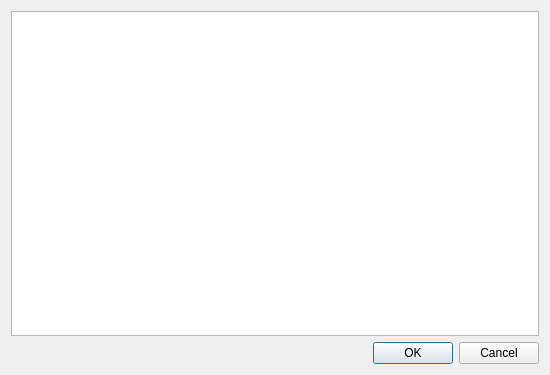
<?xml version="1.0" encoding="UTF-8"?>
<ui version="4.0">
 <class>ChooseProduct</class>
 <widget class="QDialog" name="ChooseProduct">
  <property name="geometry">
   <rect>
    <x>0</x>
    <y>0</y>
    <width>550</width>
    <height>375</height>
   </rect>
  </property>
  <property name="windowTitle">
   <string>Choisir un produit</string>
  </property>
  <layout class="QVBoxLayout" name="verticalLayout">
   <item>
    <widget class="QTableView" name="tableView">
     <property name="selectionMode">
      <enum>QAbstractItemView::SingleSelection</enum>
     </property>
     <property name="selectionBehavior">
      <enum>QAbstractItemView::SelectRows</enum>
     </property>
    </widget>
   </item>
   <item>
    <widget class="QDialogButtonBox" name="buttonBox">
     <property name="orientation">
      <enum>Qt::Horizontal</enum>
     </property>
     <property name="standardButtons">
      <set>QDialogButtonBox::Cancel|QDialogButtonBox::Ok</set>
     </property>
    </widget>
   </item>
  </layout>
 </widget>
 <resources/>
 <connections>
  <connection>
   <sender>buttonBox</sender>
   <signal>accepted()</signal>
   <receiver>ChooseProduct</receiver>
   <slot>accept()</slot>
   <hints>
    <hint type="sourcelabel">
     <x>248</x>
     <y>254</y>
    </hint>
    <hint type="destinationlabel">
     <x>157</x>
     <y>274</y>
    </hint>
   </hints>
  </connection>
  <connection>
   <sender>buttonBox</sender>
   <signal>rejected()</signal>
   <receiver>ChooseProduct</receiver>
   <slot>reject()</slot>
   <hints>
    <hint type="sourcelabel">
     <x>316</x>
     <y>260</y>
    </hint>
    <hint type="destinationlabel">
     <x>286</x>
     <y>274</y>
    </hint>
   </hints>
  </connection>
 </connections>
</ui>
